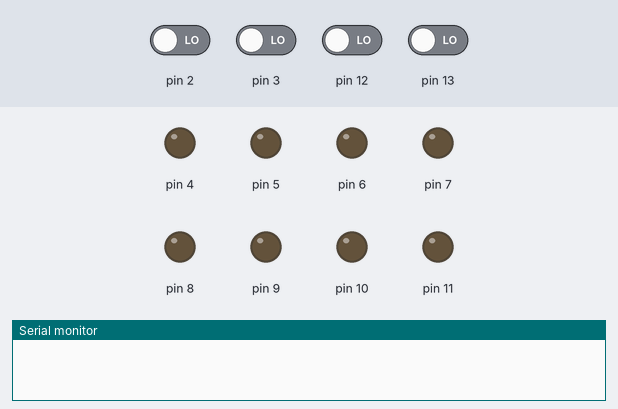
Bench run of a sketch on a simulated Arduino Uno, built with avr-gcc and run on an emulated ATmega328P. On the bench: output pins drawn as LEDs (lit = HIGH), the last lines printed to the serial monitor. The inputs (shaded band) are chosen by the test bench; at power-on: pin 2, pin 3, pin 12, pin 13 LOW.

Above: at 1.3 s.
1.4 s: pin 2 driven HIGH
At 2.8 s:
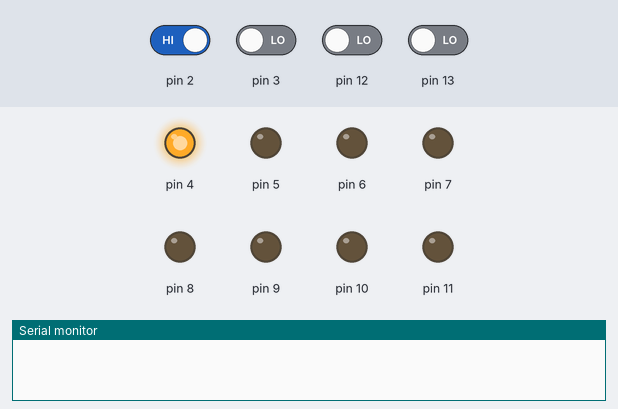
4.4 s: pin 12 driven HIGH
At 5.9 s:
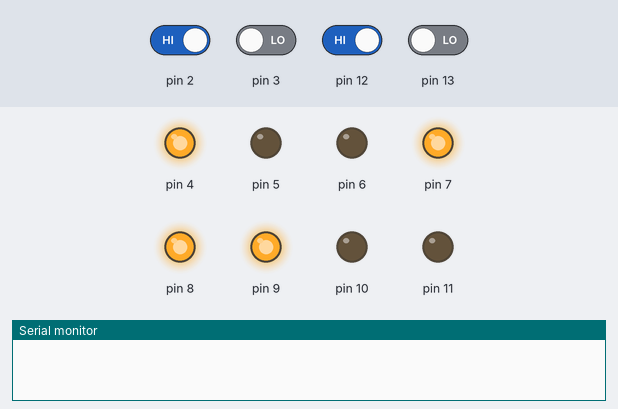
7.4 s: pin 3 driven HIGH
At 8.6 s:
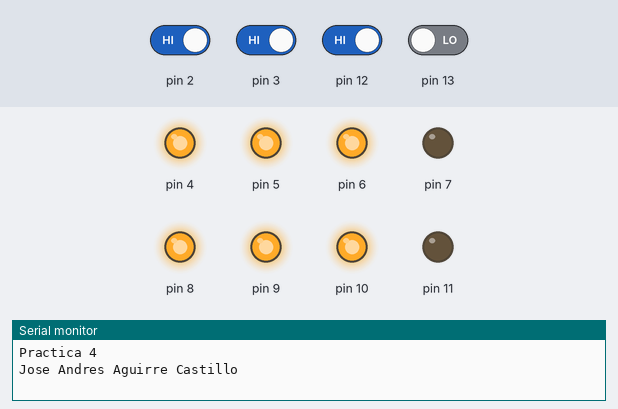
9.0 s: pin 3 driven LOW and pin 13 driven HIGH
12.0 s: pin 2 driven LOW
At 13.6 s:
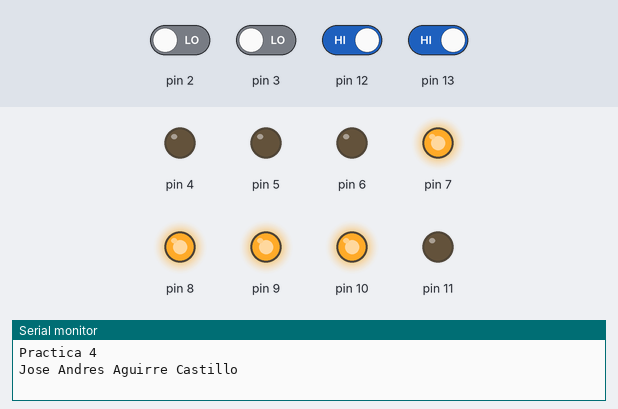
15.0 s: pin 2 driven HIGH
At 19.4 s:
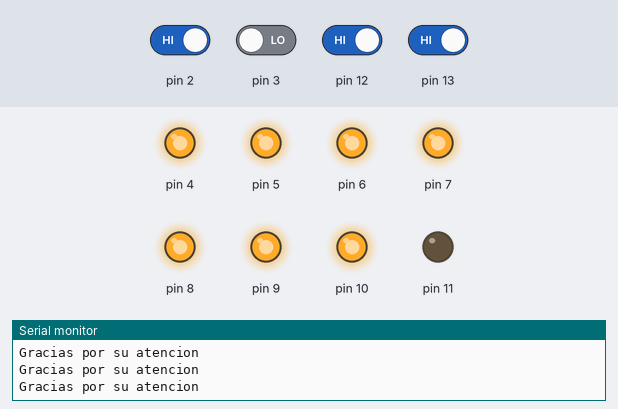
Timing chart, 0 to 23.5 s (numbered marks = the images above; inputs shaded):
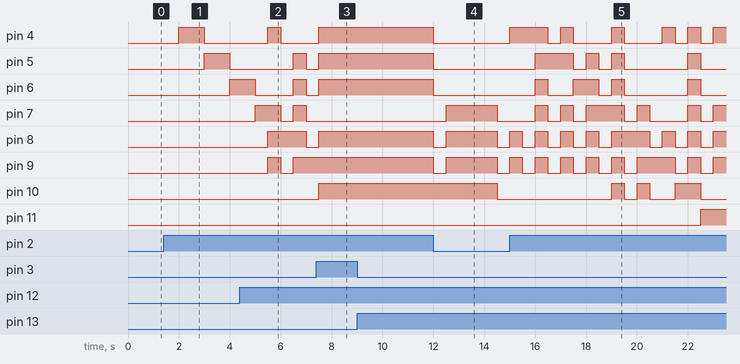

Measured:
- after the input at 1.4 s, pin 4: LOW → HIGH after 0.60 s, → LOW 1.0 s later; pin 5: LOW → HIGH after 1.6 s, → LOW 1.0 s later; pin 6: LOW → HIGH after 2.6 s
- after the input at 4.4 s, pin 4: LOW → HIGH after 1.1 s, → LOW 0.50 s later; pin 5: LOW → HIGH after 2.1 s, → LOW 0.50 s later; pin 9: LOW → HIGH after 1.1 s instead of 2.6 s
- after the input at 7.4 s, pin 4–6, pin 8: goes on until 7.5 s, then stays HIGH; pin 7: stays LOW (without the input it goes to HIGH after 1.1 s); pin 9: stays HIGH (without the input it goes to LOW after 0.60 s)
- after the input at 9.0 s, every drawn part: stays the same
- after the input at 12.0 s, pin 4–6: goes on until 12.0 s, then stays LOW; pin 11: stays LOW (without the input it goes to HIGH after 1.0 s)
- after the input at 15.0 s, pin 10: goes HIGH 0.50 s, LOW 0.50 s, HIGH 0.50 s, LOW 1.0 s, HIGH 1.0 s, then LOW, starting after 4.0 s; pin 11: LOW → HIGH after 7.5 s

The sketch:

semana4_3.ino
```cpp
/*
  Fundacion Kinal
  Centro educativo tecnico laboral kinal
  Quinto perito
  Quinto electronica
  Codigo tecnico: EB5AM
  Curso: Taller de electronica digital y reparecion de computadoras
  Proyecto: secuancia de leds y display
  Dev:Jose Aguirre
  Fecha:29 de abril
*/


int contador = 0;
int contador_4 = 0;
int tiempo = 0;
int texto = 0;

void setup(){
  Serial.begin(9600);
  //Entradas
  pinMode(13, INPUT);
  pinMode(12, INPUT);
  pinMode(2, INPUT);
  pinMode(3, INPUT);
  //Salidas
  pinMode(4, OUTPUT);
  pinMode(5, OUTPUT);
  pinMode(6, OUTPUT);
  pinMode(7, OUTPUT);
  pinMode(8, OUTPUT);
  pinMode(9, OUTPUT);
  pinMode(10, OUTPUT);
  pinMode(11, OUTPUT);
}
void loop(){

  if(digitalRead(3) == HIGH){
  Serial.println("Practica 4");
  Serial.println("Jose Andres Aguirre Castillo");
    delay(4000);
  }
      if(digitalRead(2) == HIGH){
  contador =(contador + 1);
    tiempo = 500;
      if(contador > 15){
       contador = 2;
   }
  }else if(digitalRead(3)==LOW){
      contador = 0;
  }

  delay(tiempo);
  //secuencia
  if (contador == 1){
    digitalWrite(4, HIGH);
  } else{
    digitalWrite(4, LOW);
  }
    if (contador == 2){
    digitalWrite(5, HIGH);
  } else{
    digitalWrite(5, LOW);
  }
    if (contador == 3){
    digitalWrite(6, HIGH);
  } else{
    digitalWrite(6, LOW);
  }
  if (contador == 4){
    digitalWrite(7, HIGH);
   } else{
    digitalWrite(7, LOW);
  }
  if (contador == 5){
    digitalWrite(8, HIGH);
  } else{
    digitalWrite(8, LOW);
  }
  if (contador == 6){
    digitalWrite(9, HIGH);
  } else{
    digitalWrite(9, LOW);
  }
  if (contador == 7){
    digitalWrite(10, HIGH);
  } else{
    digitalWrite(10, LOW);
  }
  if (contador == 8){
    digitalWrite(11, HIGH);
  } else{
    digitalWrite(11, LOW);
  }
  //secuencia en reversa
  if (contador == 9){
    digitalWrite(10, HIGH);
  }
  if (contador == 10){
    digitalWrite(9, HIGH);
  }
  if (contador == 11){
    digitalWrite(8, HIGH);
  }
  if (contador == 12){
    digitalWrite(7, HIGH);
  }
  if (contador == 13){
    digitalWrite(6, HIGH);
  }
  if (contador == 14){
    digitalWrite(5, HIGH);
  }
  if (contador == 15){
    digitalWrite(4, HIGH);
}
 //Cuatro
    if(digitalRead(12) == HIGH){
  contador_4 =(contador_4 + 1);
    tiempo = 2000;
      if(contador_4 > 6){
       contador_4 = 1;
   }
  }else if(digitalRead(12)==LOW){
      contador_4 = 0;
  }
  delay(500);
  //C
    if (contador_4 == 1){
    digitalWrite(4, HIGH);
    digitalWrite(9, HIGH);
    digitalWrite(8, HIGH);
    digitalWrite(7, HIGH);
  }
  //U
    if (contador_4 == 2){
    digitalWrite(9, HIGH);
    digitalWrite(8, HIGH);
    digitalWrite(7, HIGH);
    digitalWrite(6, HIGH);
    digitalWrite(5, HIGH);
  }
  //A
    if (contador_4 == 3){
    digitalWrite(9, HIGH);
    digitalWrite(8, HIGH);
    digitalWrite(4, HIGH);
    digitalWrite(6, HIGH);
    digitalWrite(5, HIGH);
    digitalWrite(10, HIGH);
  }
   //T
    if (contador_4 == 4){
    digitalWrite(9, HIGH);
    digitalWrite(10, HIGH);
    digitalWrite(8, HIGH);
    digitalWrite(7, HIGH);
  }
  //R
    if (contador_4 == 5){
    digitalWrite(4, HIGH);
    digitalWrite(9, HIGH);
    digitalWrite(8, HIGH);
  }
  //O
    if (contador_4 == 6){
    digitalWrite(9, HIGH);
    digitalWrite(8, HIGH);
    digitalWrite(7, HIGH);
    digitalWrite(6, HIGH);
    digitalWrite(5, HIGH);
    digitalWrite(4, HIGH);
    }
   //gracias por su atencion
 if(digitalRead(2) == HIGH && digitalRead(13) == HIGH ){
   Serial.println("Gracias por su atencion ");
  }
}
```
